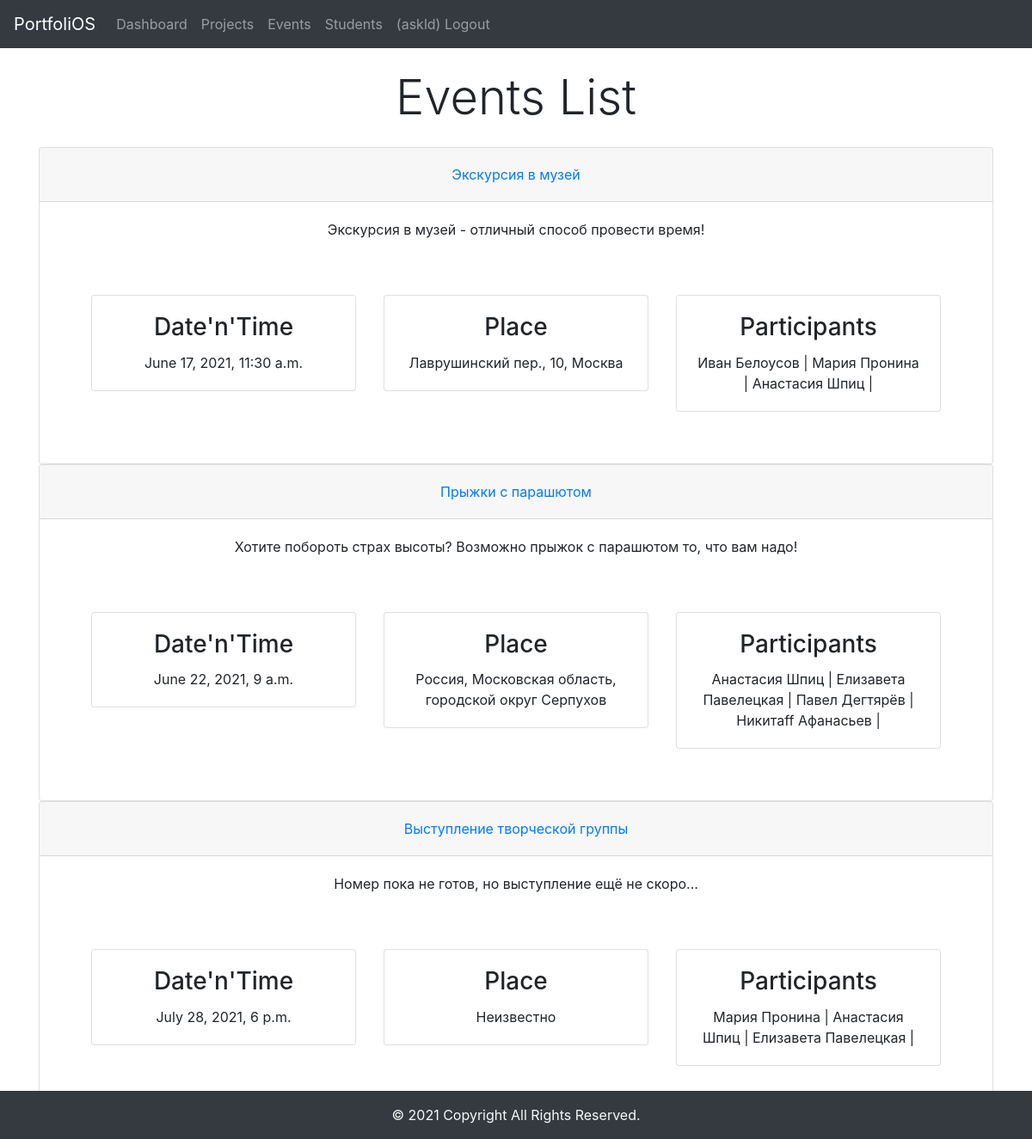
Page /events/ (signed in) on the committed database.
### accs/models.py (models this page shows, shortened)
class Event(models.Model):
    name = models.CharField(max_length=200, null=True)
    description = models.CharField(max_length=2000, null=True, blank=True)
    ev_date = models.DateTimeField(null=True)
    place = models.CharField(max_length=200, null=True)
    date_created= models.DateTimeField(auto_now_add=True, null=True)
    participants = models.ManyToManyField(Student)
    history = HistoricalRecords()

class Student(models.Model):
    name = models.CharField(max_length=200, null=True)
    lname = models.CharField(max_length=200, null=True)
    course = models.IntegerField(null=True)
    date_created= models.DateTimeField(auto_now_add=True, null=True)
    history = HistoricalRecords()

### accs/views.py (the view)
# urls.py: path('events/', views.events, name="events"),
@login_required
def events(req):
    events = Event.objects.all()
    ctx = {'events':events}
    return render(req, 'accs/events.html', ctx)

### accs/templates/accs/events.html
{% extends 'accs/main.html' %}
{% block content %}
<div class="container text-center my-4">
    <h1 class="display-4">Events List</h1>
</div>
<div class="container text-center my-4">
    <div id="accordion">
        {% for e in events%}
          <div class="card">
            <div class="card-header" id="heading{{e.id}}">
              <h5 class="mb-0">
                <button class="btn btn-link" data-toggle="collapse" data-target="#collapse{{e.id}}" aria-expanded="true" aria-controls="collapse{{e.id}}">
                  {{e.name}}
                </button>
              </h5>
            </div>
            <div id="collapse{{e.id}}" class="collapse show" aria-labelledby="heading{{e.id}}" data-parent="#accordion">
              <div class="card-body">
                {{e.description}}
              </div>
                <div class="card-body">
                  <div class="row m-4">
                      <div class="col-sm-4 px-3 pb-3 text-center">
                        <div class="card">
                          <div class="card-body">
                            <h3 class="card-title">Date'n'Time</h3>
                            <p class="card-text">{{e.ev_date}}</p>
                          </div>
                        </div>
                      </div>
                      <div class="col-sm-4 px-3 pb-3 text-center">
                        <div class="card">
                          <div class="card-body">
                            <h3 class="card-title">Place</h3>
                            <p class="card-text">{{e.place}}</p>
                          </div>
                        </div>
                      </div>
                      <div class="col-sm-4 px-3 pb-3 text-center">
                          <div class="card">
                            <div class="card-body">
                              <h3 class="card-title">Participants</h3>
                              <p class="card-text">
                                  {% for p in e.participants.all %}
                                    {{p.name}} {{p.lname}} |
                                  {% endfor %}
                              </p>
                            </div>
                          </div>
                        </div>
                    </div>
                </div>
              </div>
            </div>
        {% endfor %}
      </div>
</div>
{% endblock %}

### accs/templates/accs/main.html (shortened to what this page needs)
<!DOCTYPE html>
<html lang="en">
<head>
    <link rel="stylesheet" href="https://maxcdn.bootstrapcdn.com/bootstrap/4.0.0/css/bootstrap.min.css">
</head>
<body>
    {% include 'accs/nav.html' %}
    {% block content %}
    {% endblock %}
    {% include 'accs/footer.html' %}
</body>
</html>

### accs/templates/accs/nav.html (shortened to what this page needs)
<nav class="navbar navbar-expand-lg navbar-dark bg-dark">
    <a class="navbar-brand" href="#">PortfoliOS</a>
    <div class="collapse navbar-collapse" id="navbarNavAltMarkup">
      <div class="navbar-nav">
        <a class="nav-item nav-link" href="/">Dashboard</a>
        <a class="nav-item nav-link" href="/projects/">Projects</a>
        <a class="nav-item nav-link" href="/events/">Events</a>
        <a class="nav-item nav-link" href="/students/">Students</a>
        {% if user.is_authenticated %}
          <a class="nav-item nav-link" href="{% url 'logout'%}?next={{request.path}}">({{ user.get_username }}) Logout </a>
        {% else %}
          <a class="nav-item nav-link" href="{% url 'login'%}?next={{request.path}}">Login</a>
        {% endif %}
      </div>
    </div>
  </nav>

### accs/templates/accs/footer.html
<footer class="bg-dark text-light text-center text-lg-start fixed-bottom">
    <div class="p-3">
      © 2021 Copyright All Rights Reserved.
    </div>
</footer>

### rows in the picture
Event: name "Экскурсия в музей", description "Экскурсия в музей - отличный способ провести время!", ev_date "June 17, 2021, 11:30 a.m.", place "Лаврушинский пер., 10, Москва"
Student: name "Иван", lname "Белоусов"
Student: name "Мария", lname "Пронина"
Student: name "Анастасия", lname "Шпиц"
Event: name "Прыжки с парашютом", description "Хотите побороть страх высоты? Возможно прыжок с парашютом то, что вам надо!", ev_date "June 22, 2021, 9 a.m.", place "Россия, Московская область, городской округ Серпухов"
Student: name "Елизавета", lname "Павелецкая"
Student: name "Павел", lname "Дегтярёв"
Student: name "Никитаff", lname "Афанасьев"
Event: name "Выступление творческой группы", description "Номер пока не готов, но выступление ещё не скоро...", ev_date "July 28, 2021, 6 p.m.", place "Неизвестно"

### other values in the picture
{{ user.get_username }} "askld"
